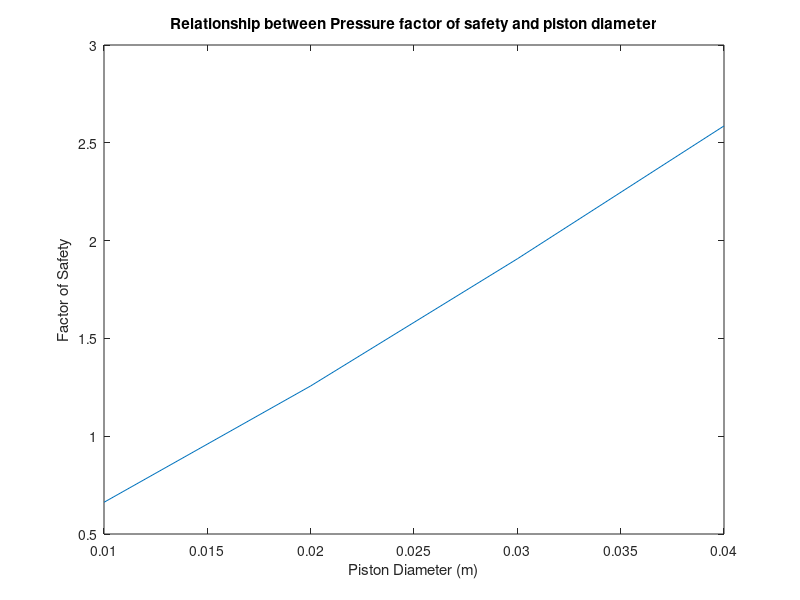

Reproduce this figure in MATLAB.
clear all, close all, clc;

%% Force Balance
h=sqrt((3987.6/2)^2+(1122.4*2/3)^2);
theta=atand(1122.4*2/3/(3987.6/2));
arm=[3114.33 745 2117.53];
f_dir=arm/norm(arm); %unit vector for of piston force direction
f_pos=[-1172.58 1415 1750.95]; %position vector of piston pivot relative to midpoint of bed hinge
w_pos=[-h*cosd(theta+30) 0 h*sind(theta+30)]; %position vector of weight relative to midpoint of bed hinge
mass=23000; %in kg
W=[0 0 -mass*9.8/2];

T_W=cross(w_pos,W); %torque due to bed weight
T_F=cross(f_pos, f_dir); %torque vector due to piston force divided by force magnitude
F=-T_W(2)/T_F(2)

%% Buckling
S_y=303*10^6; %Pa
S_ut=303*10^6; %Pa

d_shaft=[0.01 0.02 0.03 0.04];


%% Pressure

for i=1:length(d_shaft)

a_shaft=pi.*d_shaft(i).^2./4;
pressure_i=F./a_shaft;
thickness=0.01;
r_in=d_shaft(i)./2;
r_out=r_in+thickness;
r=(r_out+r_in)./2;

% axial_stress=(pressure_i.*r_in.^2-pressure_ext.*r_out.^2)/(r_out.^2-r_in.^2)
% tangential_stress=(pressure_i.*r_in.^2-pressure_ext.*r_out.^2)./(r_out.^2-r_in.^2)+(r_in.^2.*r_out.^2.*(pressure_i-pressure_ext))./(r.*(r_out.^2-r_in.^2))
% radial_stress=(pressure_i.*r_in.^2-pressure_ext.*r_out.^2)./(r_out.^2-r_in.^2)-(r_in.^2.*r_out.^2.*(pressure_i-pressure_ext))./(r.*(r_out.^2-r_in.^2))
axial_stress=pressure_i.*r_in.^2./(r_out.^2-r_in.^2);
tangential_stress=r_in.^2.*pressure_i./(r_out.^2-r_in.^2).*(1+r_out.^2./r.^2);
radial_stress=r_in.^2.*pressure_i./(r_out.^2-r_in.^2).*(1-r_out.^2./r.^2);



state=[radial_stress 0 0; 0 tangential_stress 0; 0 0 axial_stress];
omega1=flipud(eig(state))
omega_1p=sqrt(omega1(1,1)^2+omega1(2,1)^2+omega1(3,1)^2-(omega1(1,1).*omega1(2,1)+omega1(2,1).*omega1(3,1)+omega1(1,1).*omega1(3,1)));

N_n=S_y./omega_1p; %Factor of safety calculations based on distortion energy theorem
N_s=S_y.*0.577./(abs(omega1(1,1)-omega1(3,1))./2);
FoS(i)=min(N_n,N_s)

end

figure
plot(d_shaft,FoS)
title('Relationship between Pressure factor of safety and piston diameter')
xlabel('Piston Diameter (m)')
ylabel('Factor of Safety')
